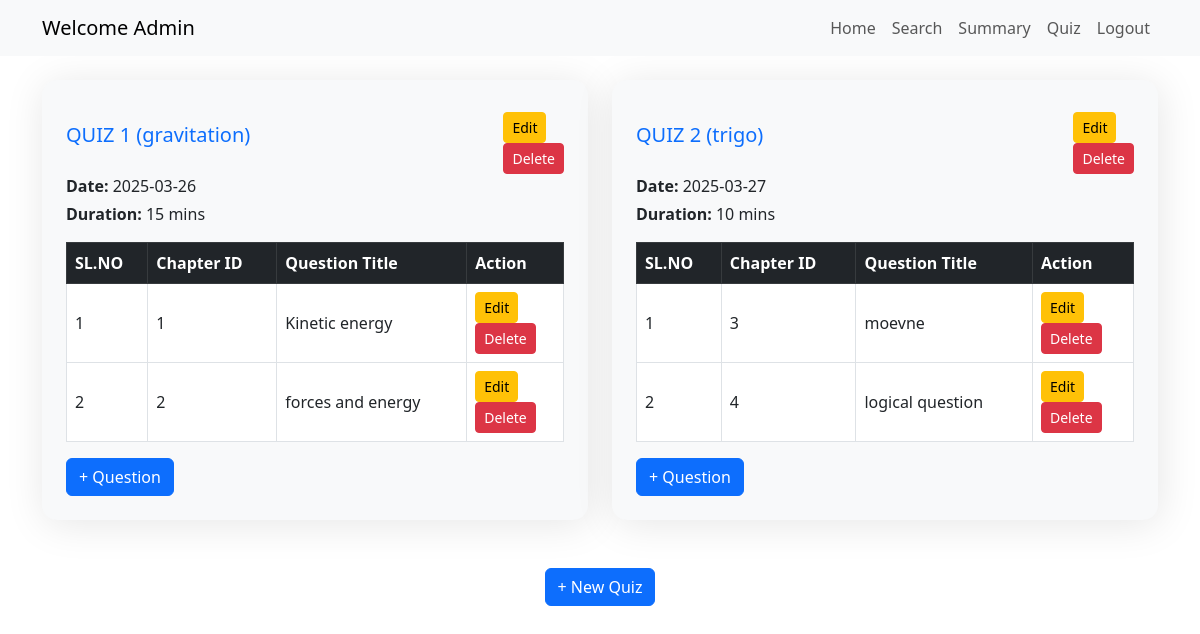
/quiz_auth/admin/quizzes, run on the app's committed database.
### models/models.py (models this page shows)
class Quiz(db.Model):
    id = db.Column(db.Integer, primary_key=True)
    chapter_id = db.Column(db.Integer, db.ForeignKey('chapter.id', name="fk_quiz_chapter"), nullable=False)
    subject_id = db.Column(db.Integer, db.ForeignKey('subject.id', name="fk_quiz_subject"), nullable=False)
    date = db.Column(db.DateTime, nullable=False)
    duration = db.Column(db.Integer, nullable=False)
    questions = db.relationship('Question', backref='quiz', lazy=True)

class Chapter(db.Model):
    id = db.Column(db.Integer, primary_key=True)
    name = db.Column(db.String(100), nullable=False)
    description = db.Column(db.Text, nullable=True)
    subject_id = db.Column(db.Integer, db.ForeignKey('subject.id'), nullable=False)
    questions = db.relationship('Question', backref='chapter', lazy=True)
    quizzes = db.relationship('Quiz', backref='chapter', lazy=True)

class Question(db.Model):
    id = db.Column(db.Integer, primary_key=True)
    title = db.Column(db.String(255), nullable=False)
    statement = db.Column(db.Text, nullable=False)
    option1 = db.Column(db.String(100), nullable=False)
    option2 = db.Column(db.String(100), nullable=False)
    option3 = db.Column(db.String(100), nullable=False)
    option4 = db.Column(db.String(100), nullable=False)
    correct_option = db.Column(db.String(100), nullable=False)
    quiz_id = db.Column(db.Integer, db.ForeignKey('quiz.id'), nullable=False)
    chapter_id = db.Column(db.Integer, db.ForeignKey('chapter.id'), nullable=False)

### controllers/quiz_CUD.py (the view)
@quiz_bp.route('/admin/quizzes')
def list_quizzes():
    quizzes = Quiz.query.all()
    return render_template('quizzes.html', quizzes=quizzes)

### templates/quizzes.html (shortened to what this page needs)
<!DOCTYPE html>
<html lang="en">
<head>
    <link rel="stylesheet" href="https://cdn.jsdelivr.net/npm/bootstrap@5.3.0/dist/css/bootstrap.min.css">
</head>
<body>
    <nav class="navbar navbar-expand-lg navbar-light bg-light">
        <div class="container">
            <a class="navbar-brand" href="#">Welcome Admin</a>
            <div class="collapse navbar-collapse justify-content-end">
                <ul class="navbar-nav">
                    <li class="nav-item"><a class="nav-link" href="{{ url_for('admin_dashboard') }}">Home</a></li>
                    <li class="nav-item"><a class="nav-link" href="{{ url_for('admin_search.admin_search_page') }}">Search</a></li>
                    <li class="nav-item"><a class="nav-link" href="{{ url_for('admin_sum.admin_summary') }}">Summary</a></li>
                    <li class="nav-item"><a class="nav-link" href="{{ url_for('quiz_auth.list_quizzes') }}">Quiz</a></li>
                    <li class="nav-item"><a class="nav-link" href="{{ url_for('auth.logout') }}">Logout</a></li>
                </ul>
            </div>
        </div>
    </nav>
    <div class="container mt-4">
        <div class="row">
            {% for quiz in quizzes %}
            <div class="col-md-6 mb-6">
                <div class="quiz-card bg-light p-4 w-150 mb-4 ">
                    <div class="d-flex justify-content-between align-items-center">
                        <h5 class="text-primary">QUIZ {{ quiz.chapter.id }} ({{ quiz.chapter.name }})</h5>
                        <div class="mt-2">
                            <a href="{{ url_for('quiz_auth.edit_quiz', id=quiz.id) }}" class="btn btn-warning btn-sm">Edit</a>
                            <form action="{{ url_for('quiz_auth.delete_quiz') }}" method="POST" onsubmit="return confirm('Are you sure?');">
                                <button type="submit" class="btn btn-danger btn-sm">Delete</button>
                            </form>
                        </div>
                    </div>
                    <p class="mb-1"><strong>Date:</strong> {{ quiz.date.strftime('%Y-%m-%d') }}</p>
                    <p class="mb-1"><strong>Duration:</strong> {{ quiz.duration }} mins</p>
                    {% if quiz.questions %}
                    <table class="table table-bordered mt-3">
                        <thead class="table-dark">
                            <tr>
                                <th>SL.NO</th>
                                <th>Chapter ID</th>
                                <th>Question Title</th>
                                <th>Action</th>
                            </tr>
                        </thead>
                        <tbody>
                            {% for question in quiz.questions %}
                            <tr>
                                <td>{{ loop.index }}</td>
                                <td>{{ question.id }}</td>
                                <td>{{ question.title }}</td>
                                <td>
                                    <a href="{{ url_for('ques_auth.edit_question',id = question.id) }}" class="btn btn-warning btn-sm">Edit</a>
                                    <form action="{{ url_for('ques_auth.delete_question') }}" method="POST" onsubmit="return confirm('Are you sure you want to delete this question?');">
                                        <button type="submit" class="btn btn-danger btn-sm">Delete</button>
                                    </form>
                                </td>
                            </tr>
                            {% endfor %}
                        </tbody>
                    </table>
                    {% else %}
                    <p class="text-muted mt-3">No questions added yet.</p>
                    {% endif %}
                    <a href="{{ url_for('ques_auth.add_question', chapter_id=quiz.chapter.id, quiz_id=quiz.id) }}" class="btn btn-primary">
                        + Question
                    </a>
                </div>
            </div>
            {% endfor %}
        </div>
        <div class="text-center mt-4">
            <a href="{{ url_for('quiz_auth.add_quiz') }}" class="btn btn-primary">+ New Quiz</a>
        </div>
    </div>
</body>
</html>

### templates/quizzes.html (style rules this page uses)
.quiz-card { border-radius: 15px; box-shadow: 2px 4px 40px rgba(0, 0, 0, 0.1); padding: 15px; transition: 0.3s; }
.table th, .table td { vertical-align: middle; }

### data on the page
Quiz: chapter.id "1", chapter.name "gravitation", date "2025-03-26", duration "15"
Question: id "1", title "Kinetic energy"
Question: id "2", title "forces and energy"
Quiz: chapter.id "2", chapter.name "trigo", date "2025-03-27", duration "10"
Question: id "3", title "moevne"
Question: id "4", title "logical question"
